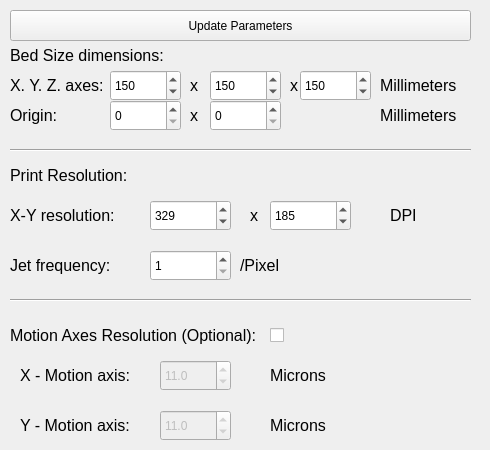
    <widget class="QWidget" name="Printer_Settings">
     <attribute name="title">
      <string>Printer Settings</string>
     </attribute>
     <widget class="QLabel" name="bedSizelabel">
      <property name="geometry">
       <rect>
        <x>10</x>
        <y>40</y>
        <width>201</width>
        <height>31</height>
       </rect>
      </property>
      <property name="font">
       <font>
        <pointsize>12</pointsize>
       </font>
      </property>
      <property name="text">
       <string>Bed Size dimensions:</string>
      </property>
      <property name="scaledContents">
       <bool>true</bool>
      </property>
      <property name="alignment">
       <set>Qt::AlignLeading|Qt::AlignLeft|Qt::AlignVCenter</set>
      </property>
      <property name="wordWrap">
       <bool>false</bool>
      </property>
     </widget>
     <widget class="QLabel" name="xybedaxisLabel">
      <property name="geometry">
       <rect>
        <x>10</x>
        <y>70</y>
        <width>101</width>
        <height>31</height>
       </rect>
      </property>
      <property name="font">
       <font>
        <pointsize>12</pointsize>
       </font>
      </property>
      <property name="text">
       <string>X. Y. Z. axes:</string>
      </property>
      <property name="scaledContents">
       <bool>true</bool>
      </property>
      <property name="alignment">
       <set>Qt::AlignLeading|Qt::AlignLeft|Qt::AlignVCenter</set>
      </property>
      <property name="wordWrap">
       <bool>false</bool>
      </property>
     </widget>
     <widget class="QSpinBox" name="bedXaxis">
      <property name="geometry">
       <rect>
        <x>110</x>
        <y>70</y>
        <width>71</width>
        <height>31</height>
       </rect>
      </property>
      <property name="maximum">
       <number>10000</number>
      </property>
      <property name="value">
       <number>150</number>
      </property>
      <property name="displayIntegerBase">
       <number>10</number>
      </property>
     </widget>
     <widget class="QLabel" name="mmLabel">
      <property name="geometry">
       <rect>
        <x>380</x>
        <y>70</y>
        <width>91</width>
        <height>31</height>
       </rect>
      </property>
      <property name="font">
       <font>
        <pointsize>12</pointsize>
       </font>
      </property>
      <property name="text">
       <string>Millimeters</string>
      </property>
      <property name="scaledContents">
       <bool>true</bool>
      </property>
      <property name="alignment">
       <set>Qt::AlignLeading|Qt::AlignLeft|Qt::AlignVCenter</set>
      </property>
      <property name="wordWrap">
       <bool>false</bool>
      </property>
     </widget>
     <widget class="QLabel" name="xlabel">
      <property name="geometry">
       <rect>
        <x>190</x>
        <y>70</y>
        <width>16</width>
        <height>31</height>
       </rect>
      </property>
      <property name="font">
       <font>
        <pointsize>12</pointsize>
       </font>
      </property>
      <property name="text">
       <string>x</string>
      </property>
      <property name="scaledContents">
       <bool>true</bool>
      </property>
      <property name="alignment">
       <set>Qt::AlignLeading|Qt::AlignLeft|Qt::AlignVCenter</set>
      </property>
      <property name="wordWrap">
       <bool>false</bool>
      </property>
     </widget>
     <widget class="QLabel" name="XYresolnLabel">
      <property name="geometry">
       <rect>
        <x>10</x>
        <y>200</y>
        <width>131</width>
        <height>31</height>
       </rect>
      </property>
      <property name="font">
       <font>
        <pointsize>12</pointsize>
       </font>
      </property>
      <property name="text">
       <string>X-Y resolution:</string>
      </property>
      <property name="scaledContents">
       <bool>true</bool>
      </property>
      <property name="alignment">
       <set>Qt::AlignLeading|Qt::AlignLeft|Qt::AlignVCenter</set>
      </property>
      <property name="wordWrap">
       <bool>false</bool>
      </property>
     </widget>
     <widget class="QSpinBox" name="Xdpi">
      <property name="geometry">
       <rect>
        <x>150</x>
        <y>200</y>
        <width>81</width>
        <height>31</height>
       </rect>
      </property>
      <property name="maximum">
       <number>2000</number>
      </property>
      <property name="value">
       <number>329</number>
      </property>
     </widget>
     <widget class="QLabel" name="xlabel2">
      <property name="geometry">
       <rect>
        <x>250</x>
        <y>200</y>
        <width>16</width>
        <height>31</height>
       </rect>
      </property>
      <property name="font">
       <font>
        <pointsize>12</pointsize>
       </font>
      </property>
      <property name="text">
       <string>x</string>
      </property>
      <property name="scaledContents">
       <bool>true</bool>
      </property>
      <property name="alignment">
       <set>Qt::AlignLeading|Qt::AlignLeft|Qt::AlignVCenter</set>
      </property>
      <property name="wordWrap">
       <bool>false</bool>
      </property>
     </widget>
     <widget class="QSpinBox" name="Ydpi">
      <property name="geometry">
       <rect>
        <x>270</x>
        <y>200</y>
        <width>81</width>
        <height>31</height>
       </rect>
      </property>
      <property name="maximum">
       <number>2000</number>
      </property>
      <property name="value">
       <number>185</number>
      </property>
     </widget>
     <widget class="QLabel" name="DpiLabel">
      <property name="geometry">
       <rect>
        <x>390</x>
        <y>200</y>
        <width>81</width>
        <height>31</height>
       </rect>
      </property>
      <property name="font">
       <font>
        <pointsize>12</pointsize>
       </font>
      </property>
      <property name="text">
       <string>DPI</string>
      </property>
      <property name="scaledContents">
       <bool>true</bool>
      </property>
      <property name="alignment">
       <set>Qt::AlignLeading|Qt::AlignLeft|Qt::AlignVCenter</set>
      </property>
      <property name="wordWrap">
       <bool>false</bool>
      </property>
     </widget>
     <widget class="Line" name="line_4">
      <property name="geometry">
       <rect>
        <x>10</x>
        <y>140</y>
        <width>461</width>
        <height>20</height>
       </rect>
      </property>
      <property name="orientation">
       <enum>Qt::Horizontal</enum>
      </property>
     </widget>
     <widget class="QLabel" name="jetFreqlabel">
      <property name="geometry">
       <rect>
        <x>10</x>
        <y>250</y>
        <width>131</width>
        <height>31</height>
       </rect>
      </property>
      <property name="font">
       <font>
        <pointsize>12</pointsize>
       </font>
      </property>
      <property name="text">
       <string>Jet frequency:</string>
      </property>
      <property name="scaledContents">
       <bool>true</bool>
      </property>
      <property name="alignment">
       <set>Qt::AlignLeading|Qt::AlignLeft|Qt::AlignVCenter</set>
      </property>
      <property name="wordWrap">
       <bool>false</bool>
      </property>
     </widget>
     <widget class="QSpinBox" name="jet_freq">
      <property name="geometry">
       <rect>
        <x>150</x>
        <y>250</y>
        <width>81</width>
        <height>31</height>
       </rect>
      </property>
      <property name="minimum">
       <number>1</number>
      </property>
      <property name="maximum">
       <number>100</number>
      </property>
     </widget>
     <widget class="QLabel" name="perpixelLabel">
      <property name="geometry">
       <rect>
        <x>240</x>
        <y>250</y>
        <width>201</width>
        <height>31</height>
       </rect>
      </property>
      <property name="font">
       <font>
        <pointsize>12</pointsize>
       </font>
      </property>
      <property name="text">
       <string>/Pixel </string>
      </property>
      <property name="scaledContents">
       <bool>true</bool>
      </property>
      <property name="alignment">
       <set>Qt::AlignLeading|Qt::AlignLeft|Qt::AlignVCenter</set>
      </property>
      <property name="wordWrap">
       <bool>false</bool>
      </property>
     </widget>
     <widget class="Line" name="line_14">
      <property name="geometry">
       <rect>
        <x>10</x>
        <y>290</y>
        <width>461</width>
        <height>20</height>
       </rect>
      </property>
      <property name="orientation">
       <enum>Qt::Horizontal</enum>
      </property>
     </widget>
     <widget class="QLabel" name="motionAxesLabel">
      <property name="geometry">
       <rect>
        <x>10</x>
        <y>320</y>
        <width>261</width>
        <height>31</height>
       </rect>
      </property>
      <property name="font">
       <font>
        <pointsize>12</pointsize>
       </font>
      </property>
      <property name="text">
       <string>Motion Axes Resolution (Optional):</string>
      </property>
      <property name="scaledContents">
       <bool>true</bool>
      </property>
      <property name="alignment">
       <set>Qt::AlignLeading|Qt::AlignLeft|Qt::AlignVCenter</set>
      </property>
      <property name="wordWrap">
       <bool>false</bool>
      </property>
     </widget>
     <widget class="QLabel" name="printResolutionLabel">
      <property name="geometry">
       <rect>
        <x>10</x>
        <y>160</y>
        <width>131</width>
        <height>31</height>
       </rect>
      </property>
      <property name="font">
       <font>
        <pointsize>12</pointsize>
       </font>
      </property>
      <property name="text">
       <string>Print Resolution:</string>
      </property>
      <property name="scaledContents">
       <bool>true</bool>
      </property>
      <property name="alignment">
       <set>Qt::AlignLeading|Qt::AlignLeft|Qt::AlignVCenter</set>
      </property>
      <property name="wordWrap">
       <bool>false</bool>
      </property>
     </widget>
     <widget class="QLabel" name="Xmotionlabel">
      <property name="geometry">
       <rect>
        <x>20</x>
        <y>360</y>
        <width>131</width>
        <height>31</height>
       </rect>
      </property>
      <property name="font">
       <font>
        <pointsize>12</pointsize>
       </font>
      </property>
      <property name="text">
       <string>X - Motion axis:</string>
      </property>
      <property name="scaledContents">
       <bool>true</bool>
      </property>
      <property name="alignment">
       <set>Qt::AlignLeading|Qt::AlignLeft|Qt::AlignVCenter</set>
      </property>
      <property name="wordWrap">
       <bool>false</bool>
      </property>
     </widget>
     <widget class="QLabel" name="YmotionLabel">
      <property name="geometry">
       <rect>
        <x>20</x>
        <y>410</y>
        <width>131</width>
        <height>31</height>
       </rect>
      </property>
      <property name="font">
       <font>
        <pointsize>12</pointsize>
       </font>
      </property>
      <property name="text">
       <string>Y - Motion axis:</string>
      </property>
      <property name="scaledContents">
       <bool>true</bool>
      </property>
      <property name="alignment">
       <set>Qt::AlignLeading|Qt::AlignLeft|Qt::AlignVCenter</set>
      </property>
      <property name="wordWrap">
       <bool>false</bool>
      </property>
     </widget>
     <widget class="QLabel" name="Xmicronslabel">
      <property name="geometry">
       <rect>
        <x>270</x>
        <y>360</y>
        <width>101</width>
        <height>31</height>
       </rect>
      </property>
      <property name="font">
       <font>
        <pointsize>12</pointsize>
       </font>
      </property>
      <property name="text">
       <string>Microns</string>
      </property>
      <property name="scaledContents">
       <bool>true</bool>
      </property>
      <property name="alignment">
       <set>Qt::AlignLeading|Qt::AlignLeft|Qt::AlignVCenter</set>
      </property>
      <property name="wordWrap">
       <bool>false</bool>
      </property>
     </widget>
     <widget class="QLabel" name="Ymicronslabel">
      <property name="geometry">
       <rect>
        <x>270</x>
        <y>410</y>
        <width>101</width>
        <height>31</height>
       </rect>
      </property>
      <property name="font">
       <font>
        <pointsize>12</pointsize>
       </font>
      </property>
      <property name="text">
       <string>Microns</string>
      </property>
      <property name="scaledContents">
       <bool>true</bool>
      </property>
      <property name="alignment">
       <set>Qt::AlignLeading|Qt::AlignLeft|Qt::AlignVCenter</set>
      </property>
      <property name="wordWrap">
       <bool>false</bool>
      </property>
     </widget>
     <widget class="QDoubleSpinBox" name="xmotionresln">
      <property name="enabled">
       <bool>false</bool>
      </property>
      <property name="geometry">
       <rect>
        <x>160</x>
        <y>360</y>
        <width>71</width>
        <height>31</height>
       </rect>
      </property>
      <property name="decimals">
       <number>1</number>
      </property>
      <property name="maximum">
       <double>1000.000000000000000</double>
      </property>
      <property name="singleStep">
       <double>0.500000000000000</double>
      </property>
      <property name="value">
       <double>11.000000000000000</double>
      </property>
     </widget>
     <widget class="QDoubleSpinBox" name="ymotionresln">
      <property name="enabled">
       <bool>false</bool>
      </property>
      <property name="geometry">
       <rect>
        <x>160</x>
        <y>410</y>
        <width>71</width>
        <height>31</height>
       </rect>
      </property>
      <property name="decimals">
       <number>1</number>
      </property>
      <property name="maximum">
       <double>1000.000000000000000</double>
      </property>
      <property name="singleStep">
       <double>0.500000000000000</double>
      </property>
      <property name="value">
       <double>11.000000000000000</double>
      </property>
     </widget>
     <widget class="QSpinBox" name="bedYaxis">
      <property name="geometry">
       <rect>
        <x>210</x>
        <y>70</y>
        <width>71</width>
        <height>31</height>
       </rect>
      </property>
      <property name="maximum">
       <number>10000</number>
      </property>
      <property name="value">
       <number>150</number>
      </property>
      <property name="displayIntegerBase">
       <number>10</number>
      </property>
     </widget>
     <widget class="QCheckBox" name="checkBoxmotion">
      <property name="geometry">
       <rect>
        <x>270</x>
        <y>320</y>
        <width>81</width>
        <height>31</height>
       </rect>
      </property>
      <property name="text">
       <string/>
      </property>
     </widget>
     <widget class="QLabel" name="xybedaxisLabel_2">
      <property name="geometry">
       <rect>
        <x>10</x>
        <y>100</y>
        <width>111</width>
        <height>31</height>
       </rect>
      </property>
      <property name="font">
       <font>
        <pointsize>12</pointsize>
       </font>
      </property>
      <property name="text">
       <string>Origin:</string>
      </property>
      <property name="scaledContents">
       <bool>true</bool>
      </property>
      <property name="alignment">
       <set>Qt::AlignLeading|Qt::AlignLeft|Qt::AlignVCenter</set>
      </property>
      <property name="wordWrap">
       <bool>false</bool>
      </property>
     </widget>
     <widget class="QSpinBox" name="bedXorigin">
      <property name="geometry">
       <rect>
        <x>110</x>
        <y>100</y>
        <width>71</width>
        <height>31</height>
       </rect>
      </property>
      <property name="acceptDrops">
       <bool>false</bool>
      </property>
      <property name="wrapping">
       <bool>false</bool>
      </property>
      <property name="buttonSymbols">
       <enum>QAbstractSpinBox::UpDownArrows</enum>
      </property>
      <property name="maximum">
       <number>10000</number>
      </property>
      <property name="value">
       <number>0</number>
      </property>
      <property name="displayIntegerBase">
       <number>10</number>
      </property>
     </widget>
     <widget class="QLabel" name="xlabel_2">
      <property name="geometry">
       <rect>
        <x>190</x>
        <y>100</y>
        <width>16</width>
        <height>31</height>
       </rect>
      </property>
      <property name="font">
       <font>
        <pointsize>12</pointsize>
       </font>
      </property>
      <property name="text">
       <string>x</string>
      </property>
      <property name="scaledContents">
       <bool>true</bool>
      </property>
      <property name="alignment">
       <set>Qt::AlignLeading|Qt::AlignLeft|Qt::AlignVCenter</set>
      </property>
      <property name="wordWrap">
       <bool>false</bool>
      </property>
     </widget>
     <widget class="QSpinBox" name="bedYorigin">
      <property name="geometry">
       <rect>
        <x>210</x>
        <y>100</y>
        <width>71</width>
        <height>31</height>
       </rect>
      </property>
      <property name="maximum">
       <number>10000</number>
      </property>
      <property name="value">
       <number>0</number>
      </property>
      <property name="displayIntegerBase">
       <number>10</number>
      </property>
     </widget>
     <widget class="QLabel" name="mmLabel_2">
      <property name="geometry">
       <rect>
        <x>380</x>
        <y>100</y>
        <width>101</width>
        <height>31</height>
       </rect>
      </property>
      <property name="font">
       <font>
        <pointsize>12</pointsize>
       </font>
      </property>
      <property name="text">
       <string>Millimeters</string>
      </property>
      <property name="scaledContents">
       <bool>true</bool>
      </property>
      <property name="alignment">
       <set>Qt::AlignLeading|Qt::AlignLeft|Qt::AlignVCenter</set>
      </property>
      <property name="wordWrap">
       <bool>false</bool>
      </property>
     </widget>
     <widget class="QPushButton" name="updateParameters">
      <property name="geometry">
       <rect>
        <x>10</x>
        <y>10</y>
        <width>461</width>
        <height>31</height>
       </rect>
      </property>
      <property name="text">
       <string>Update Parameters</string>
      </property>
     </widget>
     <widget class="QSpinBox" name="bedZaxis">
      <property name="geometry">
       <rect>
        <x>300</x>
        <y>70</y>
        <width>71</width>
        <height>31</height>
       </rect>
      </property>
      <property name="maximum">
       <number>10000</number>
      </property>
      <property name="value">
       <number>150</number>
      </property>
      <property name="displayIntegerBase">
       <number>10</number>
      </property>
     </widget>
     <widget class="QLabel" name="xlabel_3">
      <property name="geometry">
       <rect>
        <x>290</x>
        <y>70</y>
        <width>16</width>
        <height>31</height>
       </rect>
      </property>
      <property name="font">
       <font>
        <pointsize>12</pointsize>
       </font>
      </property>
      <property name="text">
       <string>x</string>
      </property>
      <property name="scaledContents">
       <bool>true</bool>
      </property>
      <property name="alignment">
       <set>Qt::AlignLeading|Qt::AlignLeft|Qt::AlignVCenter</set>
      </property>
      <property name="wordWrap">
       <bool>false</bool>
      </property>
     </widget>
    </widget>
